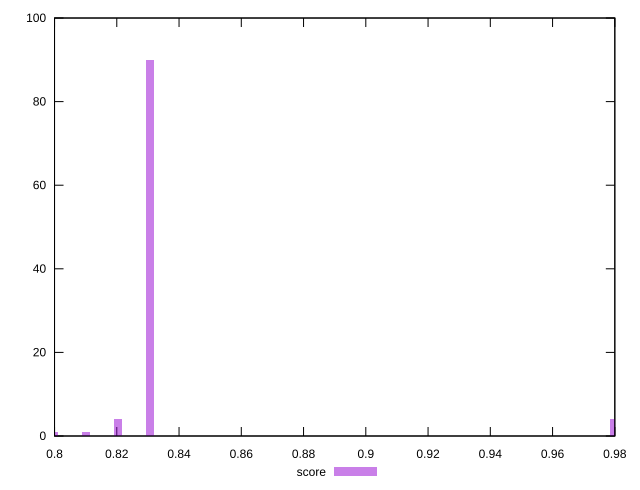

Write the gnuplot code that produced this figure.
reset

$score <<EOF
0.8306390034611347 90
0.9797939947947131 4
0.8100659012082273 1
0.820352452334681 4
0.7997793500817737 1
EOF

set key outside below
set boxwidth 0.00257163778161342
set xrange [0.8:0.98]
set yrange [0:100]
set trange [0:100]
set style fill transparent solid 0.5 noborder
set terminal svg size 640, 490 enhanced background rgb 'white'
set output "report_00009_2021-02-08T22-37-41.559Z/first-cpu-idle/samples/pages+cached+noadtech+nomedia/score/histogram.svg"

plot $score title "score" with boxes

reset
